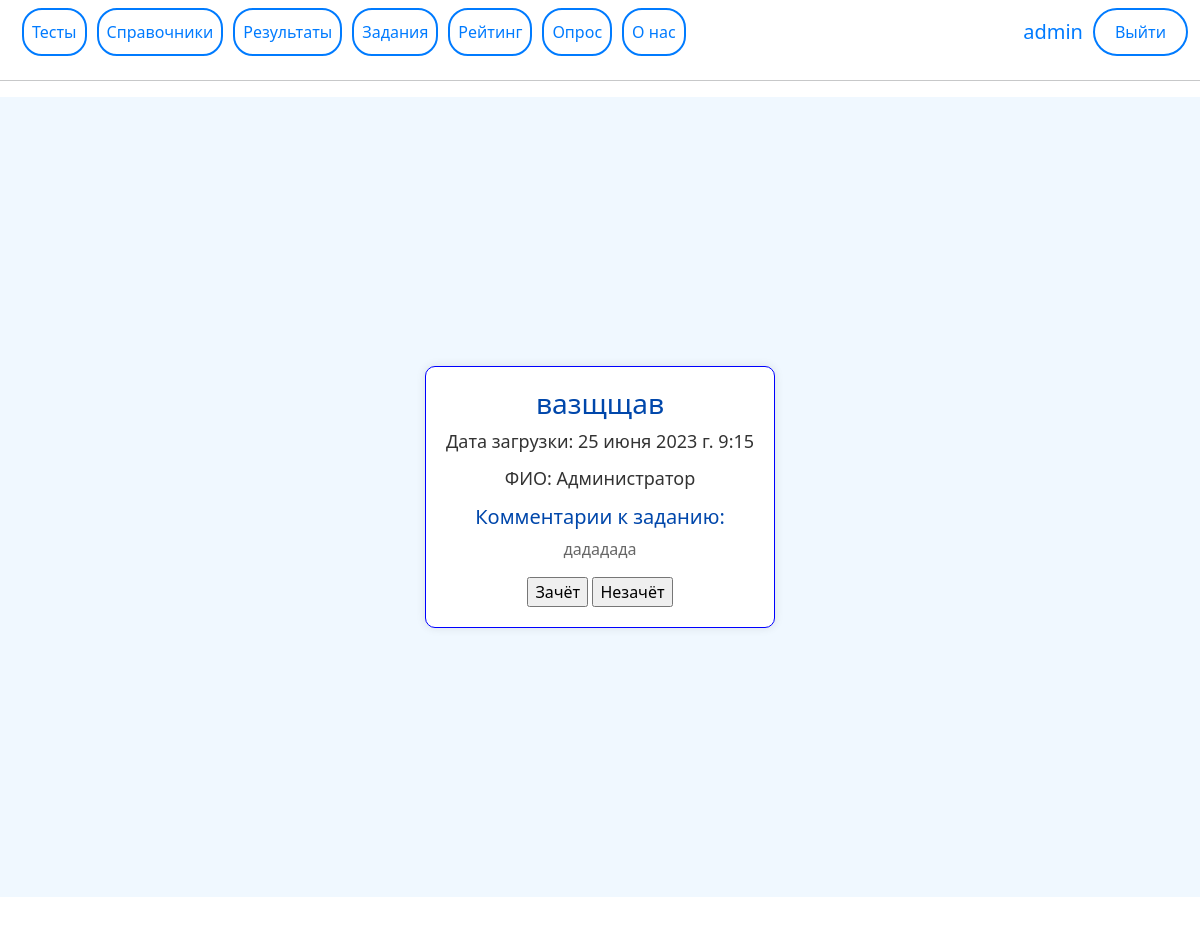
The app's page /look_tz/18/ (signed in) with its own data.
### main/models.py (models this page shows, shortened)
class TZ_ANSWER(models.Model):
    id_tz = models.IntegerField("ID задания")
    name_tz = models.CharField("Название", max_length=200)
    user = models.CharField("Пользователь", max_length=200)
    name = models.CharField("ФИО", max_length=200)
    text = models.TextField('КОМЕНТАРИИ К ЗАДАНИЮ ', max_length=5000)
    document = models.FileField("Добавить документ", upload_to='TZ/document/', blank=True)
    uploaded_at = models.DateTimeField(auto_now_add=True)
    FLAG = models.IntegerField("ЗАЧЁТ/НЕЗАЧЁТ", default=3)

### main/views.py (the view, shortened to what this page needs)
# urls.py: path("look_tz/<int:pk>/", look_tz, name='look_tz'),
@login_required
def look_tz(request, pk):
    page = get_object_or_404(TZ_ANSWER, id=pk)
    return render(request, 'main/look_tz.html', {'page': page})

### main/templates/main/look_tz.html (shortened to what this page needs)
{% extends 'main/base.html' %}
{% block content %}
  <div class="page-container">
    <div class="page-content">
      <h1 class="page-title">{{ page.name_tz }}</h1>
      <p class="uploaded-date">Дата загрузки: {{ page.uploaded_at }}</p>
      <p class="name">ФИО: {{ page.name }}</p>
      <p class="comments">Комментарии к заданию:</p>
      <p class="text">{{ page.text }}</p>
      <form method="post">
        <input type="submit" name="submit" value="Зачёт">
        <input type="submit" name="submit" value="Незачёт">
      </form>
    </div>
  </div>
{% endblock %}

### main/templates/main/base.html (shortened to what this page needs)
<!doctype html>
<html lang="ru">
<head>
    <link rel="stylesheet" href="https://cdnjs.cloudflare.com/ajax/libs/font-awesome/4.7.0/css/font-awesome.min.css"/>
    <link rel="stylesheet" href="https://cdn.jsdelivr.net/npm/bootstrap@5.2.2/dist/css/bootstrap.min.css">
</head>
<body>
<nav class="navbar navbar-expand-lg navbar-dark bg-primary">
    <div class="container-fluid">
        <div class="collapse navbar-collapse" id="navbarNav">
            <ul class="navbar-nav me-auto mb-4 mb-lg-0">
                <li class="nav-item">
                    <a class="nav-link btn-menu {% if request.path == '/' %} active{% endif %}" href="{% url 'home' %}">Тесты</a>
                </li>
                <li class="nav-item">
                    <a class="nav-link btn-menu {% if request.path == '/guide' %} active{% endif %}"
                       href="{% url 'guide' %}">Справочники</a>
                </li>
                <li class="nav-item">
                    <a class="nav-link btn-menu {% if request.path == '/result' %} active{% endif %}"
                       href="{% url 'result' %}">Результаты</a>
                </li>
                <li class="nav-item">
                    <a class="nav-link btn-menu {% if request.path == '/TZ' %} active{% endif %}" href="{% url 'TZ' %}">Задания</a>
                </li>
                <li class="nav-item">
                    <a class="nav-link btn-menu {% if request.path == '/rating' %} active{% endif %}"
                       href="{% url 'rating' %}">Рейтинг</a>
                </li>
                <li class="nav-item">
                    <a class="nav-link btn-menu {% if request.path == '/polls/' %} active{% endif %}"
                       href="{% url 'poll_list' %}">Опрос</a>
                </li>
                <li class="nav-item">
                    <a class="nav-link btn-menu {% if request.path == '/Infor' %} active{% endif %}"
                       href="{% url 'Infor' %}">О нас</a>
                </li>
            </ul>
            {% if request.user.is_authenticated %}
            <div class="user-block">
                <span class="user">{{ request.user.username }}</span>
                <a class="btn-login" href="{% url 'logout' %}">Выйти</a>
            </div>
            {% else %}
            <div class="user-block">
                <a class="btn-login" href="{% url 'login' %}">Войти</a>
                <a class="btn-login" href="{% url 'register' %}">Регистрация</a>
            </div>
            {% endif %}
        </div>
    </div>
</nav>
<hr>
            <div class="content">
                {% block content%}{% endblock %}
            </div>
</body>
</html>

### main/templates/main/base.html (style rules this page uses)
body { background:url(/images/bg/bg-6.png) }
.content { background-color:#1Е90FF; height: 100vmin; margin-top:15px; width: 100%; left: 0px; }
body { min-width: 900px; min-height: 700px; }
a { text-decoration: none; }
.btn-menu { border: 2px solid #007bff; color: #007bff; padding: 10px 25px; border-radius: 20px; transition: all 0.3s ease; font-size: 16px; margin-left: 10px; }
.user { color: #007bff; font-size: 20px; }
.user-block { display: flex; align-items: center; margin-left: auto; }
.btn-login { border: 2px solid #007bff; color: #007bff; padding: 10px 20px; border-radius: 25px; transition: all 0.3s ease; font-size: 16px; margin-left: 10px; }
.navbar { background-color: #007bff; }
.navbar-dark { background: #fff!important; }

### main/templates/main/look_tz.html (style rules this page uses)
.page-container { display: flex; justify-content: center; align-items: center; height: 100vh; background-color: #f0f8ff; }
.page-content { text-align: center; max-width: 800px; padding: 20px; border:blue 1px solid; background-color: #ffffff; border-radius: 10px; box-shadow: 0 0 10px rgba(0, 0, 0, 0.1); }
.page-title { font-size: 28px; color: #0047ab; }
.uploaded-date, .name { font-size: 18px; color: #333333; margin-bottom: 10px; }
.comments { font-size: 20px; color: #0047ab; margin-bottom: 5px; }
.text { font-size: 16px; color: #666666; }
.page-container { animation: fade-in 1s; }

### records on screen
TZ_ANSWER: name_tz "вазщщав", uploaded_at "25 июня 2023 г. 9:15", name "Администратор", text "дададада"

### other values on screen
{{ request.user.username }} "admin"
